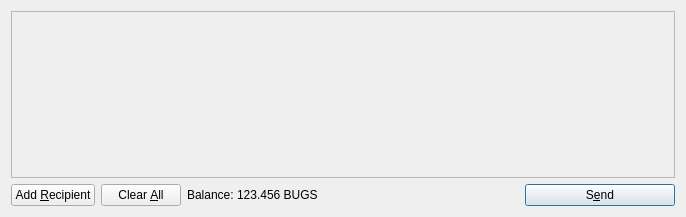
<?xml version="1.0" encoding="UTF-8"?>
<ui version="4.0">
 <class>SendCoinsDialog</class>
 <widget class="QDialog" name="SendCoinsDialog">
  <property name="geometry">
   <rect>
    <x>0</x>
    <y>0</y>
    <width>686</width>
    <height>217</height>
   </rect>
  </property>
  <property name="windowTitle">
   <string>Send Coins</string>
  </property>
  <layout class="QVBoxLayout" name="verticalLayout">
   <item>
    <widget class="QScrollArea" name="scrollArea">
     <property name="widgetResizable">
      <bool>true</bool>
     </property>
     <widget class="QWidget" name="scrollAreaWidgetContents">
      <property name="geometry">
       <rect>
        <x>0</x>
        <y>0</y>
        <width>666</width>
        <height>165</height>
       </rect>
      </property>
      <layout class="QVBoxLayout" name="verticalLayout_2">
       <property name="margin">
        <number>0</number>
       </property>
       <item>
        <layout class="QVBoxLayout" name="entries">
         <property name="spacing">
          <number>6</number>
         </property>
        </layout>
       </item>
       <item>
        <spacer name="verticalSpacer">
         <property name="orientation">
          <enum>Qt::Vertical</enum>
         </property>
         <property name="sizeHint" stdset="0">
          <size>
           <width>20</width>
           <height>40</height>
          </size>
         </property>
        </spacer>
       </item>
      </layout>
     </widget>
    </widget>
   </item>
   <item>
    <layout class="QHBoxLayout" name="horizontalLayout">
     <item>
      <widget class="QPushButton" name="addButton">
       <property name="toolTip">
        <string>Send to multiple recipients at once</string>
       </property>
       <property name="text">
        <string>Add &amp;Recipient</string>
       </property>
       <property name="icon">
        <iconset resource="../bitcoin.qrc">
         <normaloff>:/icons/add</normaloff>:/icons/add</iconset>
       </property>
       <property name="autoDefault">
        <bool>false</bool>
       </property>
      </widget>
     </item>
     <item>
      <widget class="QPushButton" name="clearButton">
       <property name="sizePolicy">
        <sizepolicy hsizetype="Minimum" vsizetype="Fixed">
         <horstretch>0</horstretch>
         <verstretch>0</verstretch>
        </sizepolicy>
       </property>
       <property name="toolTip">
        <string>Remove all transaction fields</string>
       </property>
       <property name="text">
        <string>Clear &amp;All</string>
       </property>
       <property name="icon">
        <iconset resource="../bitcoin.qrc">
         <normaloff>:/icons/remove</normaloff>:/icons/remove</iconset>
       </property>
       <property name="autoRepeatDelay">
        <number>300</number>
       </property>
       <property name="autoDefault">
        <bool>false</bool>
       </property>
      </widget>
     </item>
     <item>
      <layout class="QHBoxLayout" name="horizontalLayout_2">
       <property name="spacing">
        <number>3</number>
       </property>
       <item>
        <widget class="QLabel" name="label">
         <property name="text">
          <string>Balance:</string>
         </property>
        </widget>
       </item>
       <item>
        <widget class="QLabel" name="labelBalance">
         <property name="cursor">
          <cursorShape>IBeamCursor</cursorShape>
         </property>
         <property name="text">
          <string>123.456 BUGS</string>
         </property>
         <property name="textInteractionFlags">
          <set>Qt::LinksAccessibleByMouse|Qt::TextSelectableByKeyboard|Qt::TextSelectableByMouse</set>
         </property>
        </widget>
       </item>
      </layout>
     </item>
     <item>
      <spacer name="horizontalSpacer">
       <property name="orientation">
        <enum>Qt::Horizontal</enum>
       </property>
       <property name="sizeHint" stdset="0">
        <size>
         <width>40</width>
         <height>20</height>
        </size>
       </property>
      </spacer>
     </item>
     <item>
      <widget class="QPushButton" name="sendButton">
       <property name="minimumSize">
        <size>
         <width>150</width>
         <height>0</height>
        </size>
       </property>
       <property name="toolTip">
        <string>Confirm the send action</string>
       </property>
       <property name="text">
        <string>S&amp;end</string>
       </property>
       <property name="icon">
        <iconset resource="../bitcoin.qrc">
         <normaloff>:/icons/send</normaloff>:/icons/send</iconset>
       </property>
       <property name="default">
        <bool>true</bool>
       </property>
      </widget>
     </item>
    </layout>
   </item>
  </layout>
 </widget>
 <resources>
  <include location="../bitcoin.qrc"/>
 </resources>
 <connections/>
</ui>
